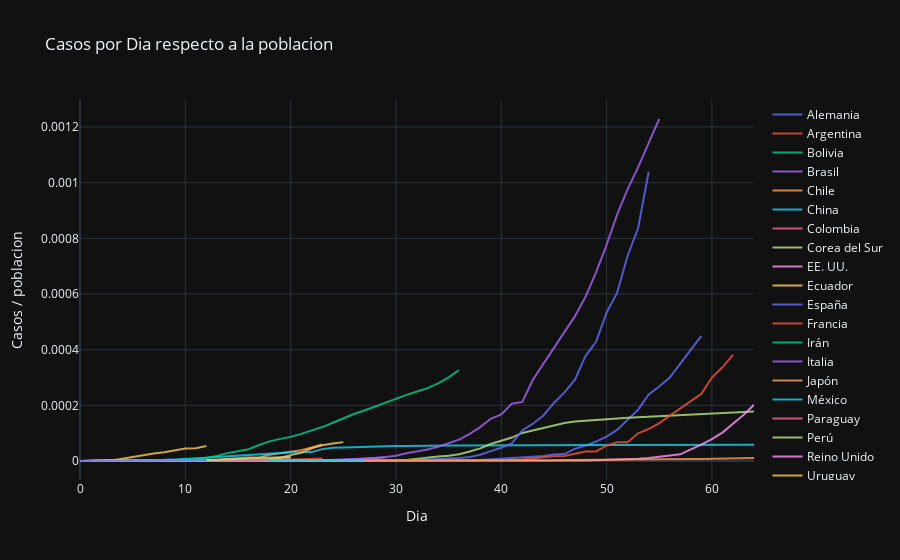

The notebook cell saved with this chart:
### Code cell
fig = go.Figure()

for i in lit_x2:
    
    fig.add_trace(go.Scatter(
                x = p3['Dia'],
                y = p3[i],
                name = i,
                opacity = 0.8))
    
    fig.update_layout(title_text="Casos por Dia respecto a la poblacion",
                  xaxis_title = "Dia",
                  yaxis_title = "Casos / poblacion",
                  template = "plotly_dark")
    
fig.show()
